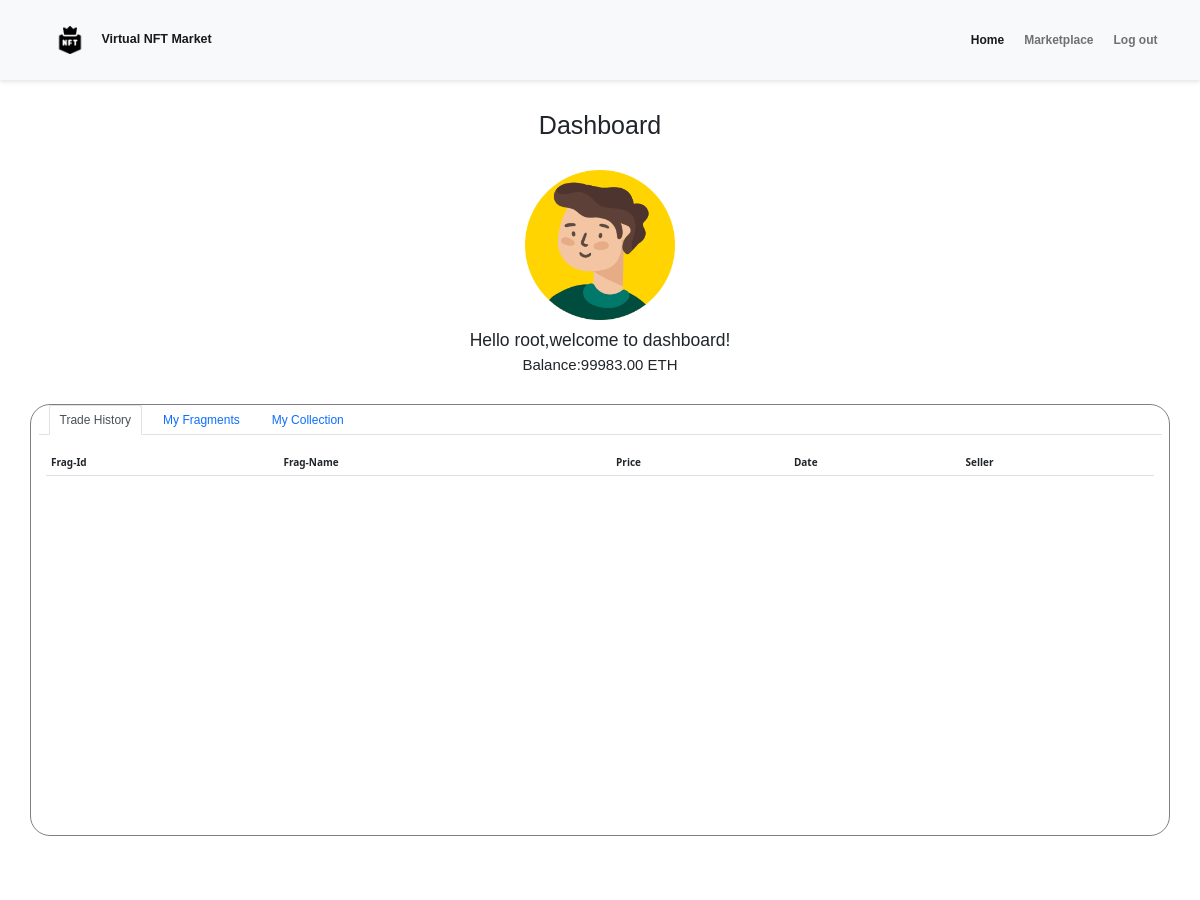
The app's page /dashboard (signed in, upper part), older data.
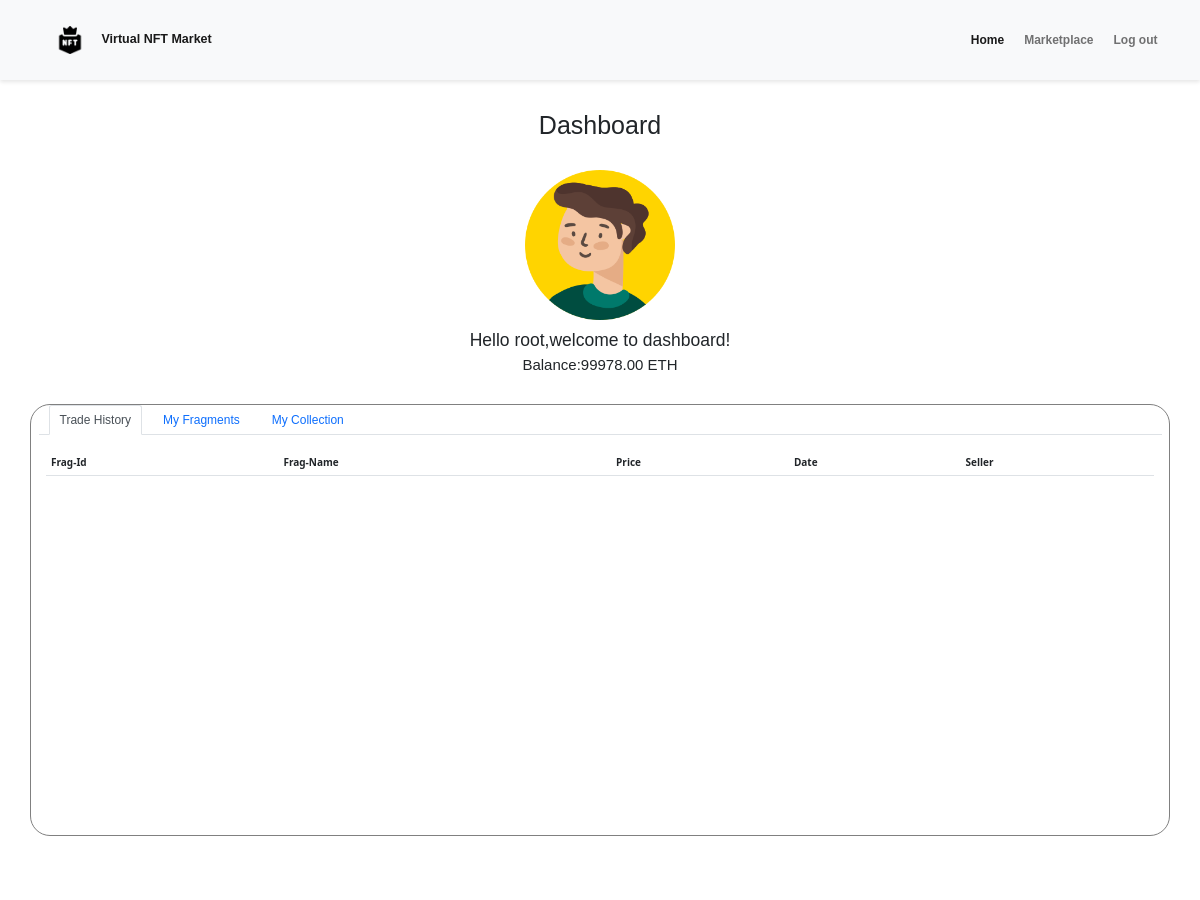
The same page, newer data.
### app/models.py (models this page shows, shortened)
class User(db.Model, UserMixin):
    __tablename__ = 'users'
    id = db.Column(db.Integer, primary_key=True)
    username = db.Column(db.String(64), unique=True, nullable=False)
    email = db.Column(db.String(255), unique=True, nullable=False)
    passwd_hash = db.Column(db.String(255), nullable=False)
    balance = db.Column(db.String(255), nullable=False, default='50.0')
    user_fragments = db.relationship('Fragment', lazy='select')
    user_transactions = db.relationship('Trade', lazy='select')
    __table_args__ = (
        db.CheckConstraint('balance >= 0 AND balance < 100000', name='check_balance'),
    )

### app/routes.py (the view)
@app.route('/dashboard', methods=['GET'])
@login_required
def dashboard():
    trade_history = db.session.query(
        TradeHistory.trade_id,
        TradeHistory.frag_id,
        TradeHistory.frag_name,
        TradeHistory.price,
        TradeHistory.transaction_time,
        User.username.label('seller_username'),
    ).join(User, User.id == TradeHistory.seller).filter(TradeHistory.buyer == current_user.id).all()
    fragments=current_user.user_fragments
    collections = NFT.query.filter_by(completed=1, owner=current_user.id).all()
    return render_template('dashboard.html', trade_history=trade_history, fragments=fragments, collections=collections)

### app/__init__.py (called while the page is built)
@login_manager.user_loader
def load_user(user_id):
    from .models import User
    return User.query.get(int(user_id))

### app/models.py (called while the page is built)
    @hybrid_property
    def trade_price(self):
        if self.trade:
            return 'For Sale', self.trade.get_price()
        return 'Not For Sale', -1

    @hybrid_property
    def name(self):
        if 'static/outputs/' in self.path:
            file_name_with_extension = self.path.split('static/outputs/')[-1]
            file_name, _ = os.path.splitext(file_name_with_extension)
            return file_name
        return None

    def get_price(self):
        return Decimal(self.price)

### templates/dashboard.html (shortened to what this page needs)
<!DOCTYPE html>
<html lang="en">
    <head>
        <link href="{{ url_for('static', filename='css/main.css') }}" rel="stylesheet">
        <link href="{{ url_for('static', filename='css/dashboard.css') }}" rel="stylesheet">
        <link href="https://cdn.bootcss.com/bootstrap/5.1.3/css/bootstrap.min.css" rel="stylesheet">
        <link rel="stylesheet" href="https://cdn.jsdelivr.net/npm/bootstrap-icons@1.11.3/font/bootstrap-icons.min.css">
    </head>
    <body>
        <nav class="navbar navbar-expand-md navbar-light bg-light">
            <div class="container-fluid">
                <a class="navbar-brand ps-5" href="{{ ('index') }}"><img class="logo" alt="nft-logo" src="{{ url_for('static', filename='images/logo.png') }}">Virtual NFT Market</a>
                <div class="collapse navbar-collapse justify-content-end pe-5" id="navbarNav">
                    <ul class="navbar-nav">
                        <li class="nav-item">
                            <a class="nav-link active" aria-current="page" href="{{ url_for('index') }}"><b>Home</b></a >
                        </li>
                        <li class="nav-item">
                            <a class="nav-link" href="{{ url_for('marketplace') }}"><b>Marketplace</b></a >
                        </li>
                        <li class="nav-item">
                            <a class="nav-link" href="{{ url_for('logout') }}"><b>Log out</b></a >
                        </li>
                    </ul>
                </div>
            </div>
        </nav>
        <div class="user-info">
            <h1 class="mt-5 mb-5 text-center">Dashboard</h1>
            <div class="info-head mb-5">
                <div class="d-flex align-items-center justify-content-center flex-column">
                    <div class="mb-3">
                        <img src="{{ url_for('static', filename='images/seller8.png') }}" class="user-img d-block">
                    </div>
                </div>
                <h3 class="text-center">Hello {{ current_user.username }},welcome to dashboard!</h3>
                <h4 class="text-center">Balance:{{ '%.2f'|format(current_user.balance) }} ETH</h4>
            </div>
            <div class="container nav-container">
                <ul class="nav nav-tabs" role="tablist">
                    <li class="nav-item">
                        <a class="nav-link active" data-bs-toggle="tab" href="#my-trade">Trade History</a>
                    </li>
                    <li class="nav-item">
                        <a class="nav-link" data-bs-toggle="tab" href="#my-fragments">My Fragments</a>
                    </li>
                    <li class="nav-item">
                        <a class="nav-link" data-bs-toggle="tab" href="#my-collection">My Collection</a>
                    </li>
                </ul>
                <div class="tab-content">
                    <div id="my-trade" class="container tab-pane active"><br>
                        <table class="table">
                            <thead>
                                <tr>
                                    <th>Frag-Id</th>
                                    <th>Frag-Name</th>
                                    <th>Price</th>
                                    <th>Date</th>
                                    <th>Seller</th>
                                </tr>
                            </thead>
                        </table>
                    </div>
                </div>
            </div>
        </div>
    </body>
</html>

### static/css/main.css (style rules this page uses)
* { margin:0; padding: 0; box-sizing: border-box; }
html { font-size: 62.5%; }
html,body,a,h1,h2,h3,h4,h5,h6,p,td,li { font-family: "Rubik",sans-serif }
.logo { height: 6.4rem; padding:1.8rem; }
.navbar { padding: 12px 0; box-shadow: 0 2px 4px rgba(0, 0, 0, 0.1); }
.navbar-brand { font-size: 1.5rem; font-weight: bold; }
.nav-link { font-size: 12px; margin-left: 10px; }

### static/css/dashboard.css (style rules this page uses)
.user-img { height:15rem; width:15rem; }
.tab-content { height: 40rem; width: auto; overflow-y: auto; }
th, td { text-align: left; vertical-align: middle; }
.nav-container { border:1px solid grey; border-radius: 2rem; }

Row changes from the older to the newer data that the page shows:
changed User "root": balance "99983.00" → "99978.00"
